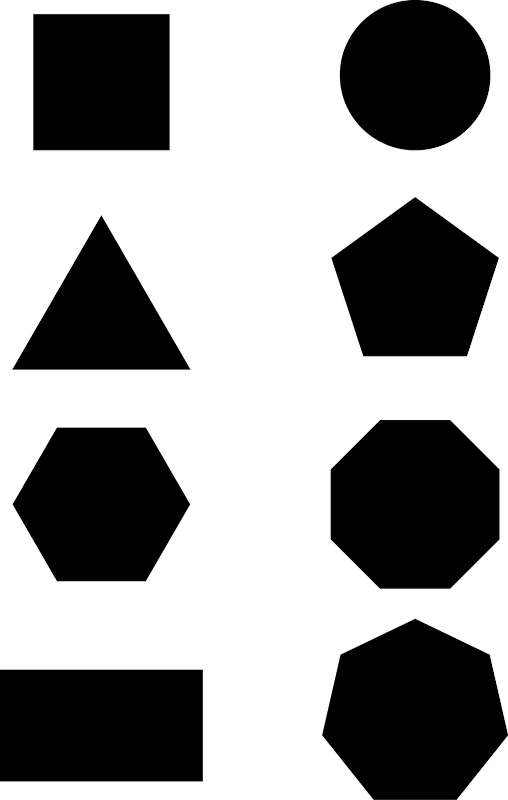
#> input picture object_detection/opencv_detection/shape_identification/simple-shapes.png, 508 x 800 px
$ python shapes.py
#> lines starting #> are read from the running program, lines starting #| are printed output that depends on the picture; after the words box and inside, x2 and y2 are one past the last pixel; in counts of white or black regions, pixels touching at a corner belong together
import cv2
import matplotlib.pyplot as plt

# read image as grayscale
image = cv2.imread("simple-shapes.png")
#> image is the input picture: shape (800, 508, 3); min 0, max 255, mean 154.6
gray = cv2.cvtColor(image, cv2.COLOR_BGR2GRAY)

# threshold image to binary
ret, thresh = cv2.threshold(gray, 127, 255, 1)
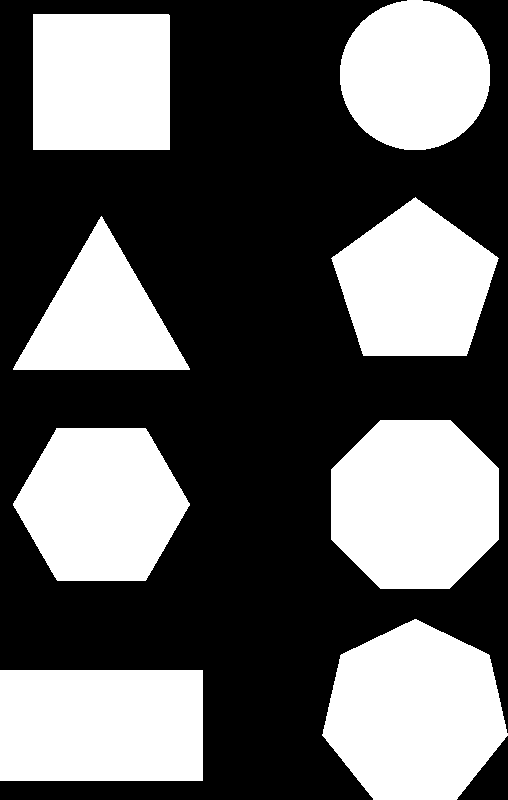
#> thresh: shape (800, 508); 39.3% white; 8 white regions

contours, hierarchy = cv2.findContours(thresh, cv2.RETR_LIST, cv2.CHAIN_APPROX_NONE)
#> contours = 8 contours; box (x1, y1, x2, y2) and area: (322, 619, 508, 800) 24596, (331, 420, 499, 589) 23302, (0, 670, 203, 781) 22220, (13, 428, 190, 581) 20150, (33, 14, 170, 150) 18360, (331, 197, 499, 356) 18150, (340, 0, 490, 150) 17544, (13, 216, 190, 370) 13562

for contour in contours:
    polygon_type = ""
    # get perimeter of closed contour, needed for approximation accuracy
    perimeter = cv2.arcLength(contour, True)
    # get approximated polygon with 1% of perimeter accuracy
    polygon = cv2.approxPolyDP(contour, 0.01*perimeter, True)
    vertices_cnt = len(polygon)

    if vertices_cnt == 3:
        polygon_type = "triangle"
    elif vertices_cnt == 4:
        polygon_type = "rectangle"
    elif vertices_cnt == 5:
        polygon_type = "pentagon"
    elif vertices_cnt == 6:
        polygon_type = "hexagon"
    elif vertices_cnt == 7:
        polygon_type = "heptagon"
    elif vertices_cnt == 8:
        polygon_type = "octagon"
    elif vertices_cnt > 15:
        polygon_type = "circle"


    # https://opencv-python-tutroals.readthedocs.io/en/latest/py_tutorials/py_imgproc/py_contours/      py_contour_features/py_contour_features.html?highlight=approxpolydp
    # get the center of object
    M = cv2.moments(contour)
    cx = int(M['m10']/M['m00'])
    cy = int(M['m01']/M['m00'])
    cv2.drawContours(image, [contour], 0, (0, 125, 0), 4)
    cv2.putText(image, polygon_type, (cx-50, cy), cv2.FONT_HERSHEY_SIMPLEX, 0.6, (255, 255, 255), 1)
#> this loop made 8 passes
#> (polygon_type, perimeter, polygon, vertices_cnt, cx, cy) on passes 1, 5, 7: ('rectangle', 624, [[0, 670], [0, 780], [202, 780], [202, 670]], 4, 101, 725), ('triangle', 554.9, [[101, 216], [13, 369], [189, 369]], 3, 100, 317), ('rectangle', 541.4, [[33, 14], [33, 149], [169, 149], [168, 14]], 4, 100, 81)
#> (polygon_type, perimeter, vertices_cnt, cx, cy) on passes 2, 3, 4, 6, 8: ('heptagon', 607, 7, 414, 713), ('hexagon', 553.5, 6, 100, 503), ('octagon', 555.8, 8, 414, 503), ('pentagon', 541, 5, 414, 284), ('circle', 495.2, 16, 414, 74)
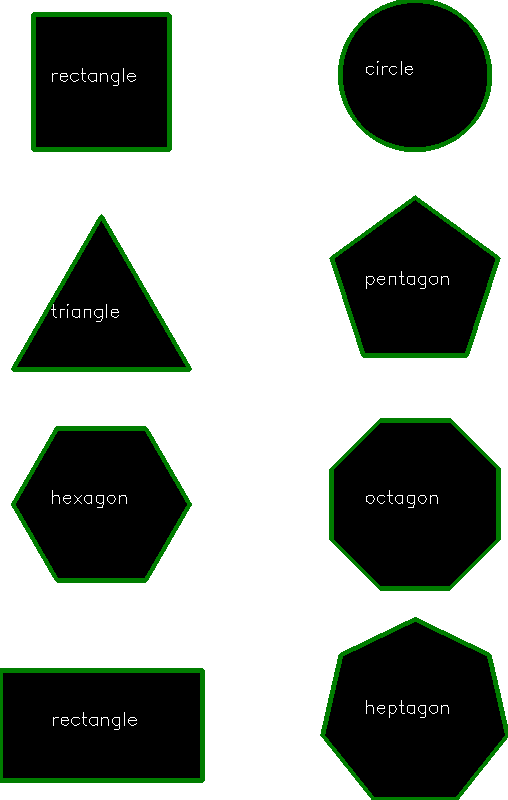
#> image: shape (800, 508, 3); 5.17% of pixels changed, all inside (x1, y1, x2, y2) = (0, 0, 508, 800)

cv2.imwrite("result.png", image)
cv2.imshow('Identifying Shapes', image)
cv2.waitKey(0)
cv2.destroyAllWindows()
